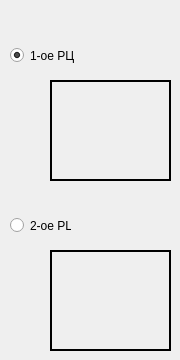
         <widget class="QWidget" name="tab_9">
          <attribute name="title">
           <string>Стартовое РЦ</string>
          </attribute>
          <widget class="QLabel" name="label_41">
           <property name="geometry">
            <rect>
             <x>50</x>
             <y>250</y>
             <width>121</width>
             <height>101</height>
            </rect>
           </property>
           <property name="styleSheet">
            <string notr="true">background-image: url(:/prefix/images/mgks_rc_2.png)</string>
           </property>
           <property name="frameShape">
            <enum>QFrame::WinPanel</enum>
           </property>
           <property name="text">
            <string/>
           </property>
          </widget>
          <widget class="QRadioButton" name="radioGenStartFirstPattern">
           <property name="geometry">
            <rect>
             <x>10</x>
             <y>40</y>
             <width>71</width>
             <height>31</height>
            </rect>
           </property>
           <property name="text">
            <string>1-ое РЦ</string>
           </property>
           <property name="checked">
            <bool>true</bool>
           </property>
          </widget>
          <widget class="QLabel" name="label_36">
           <property name="geometry">
            <rect>
             <x>50</x>
             <y>80</y>
             <width>121</width>
             <height>101</height>
            </rect>
           </property>
           <property name="styleSheet">
            <string notr="true">background-image: url(:/prefix/images/mgks_rc_1.png)</string>
           </property>
           <property name="frameShape">
            <enum>QFrame::WinPanel</enum>
           </property>
           <property name="text">
            <string/>
           </property>
          </widget>
          <widget class="QRadioButton" name="radioGenStartSecondPattern">
           <property name="geometry">
            <rect>
             <x>10</x>
             <y>210</y>
             <width>61</width>
             <height>31</height>
            </rect>
           </property>
           <property name="text">
            <string>2-ое РЦ</string>
           </property>
          </widget>
         </widget>
